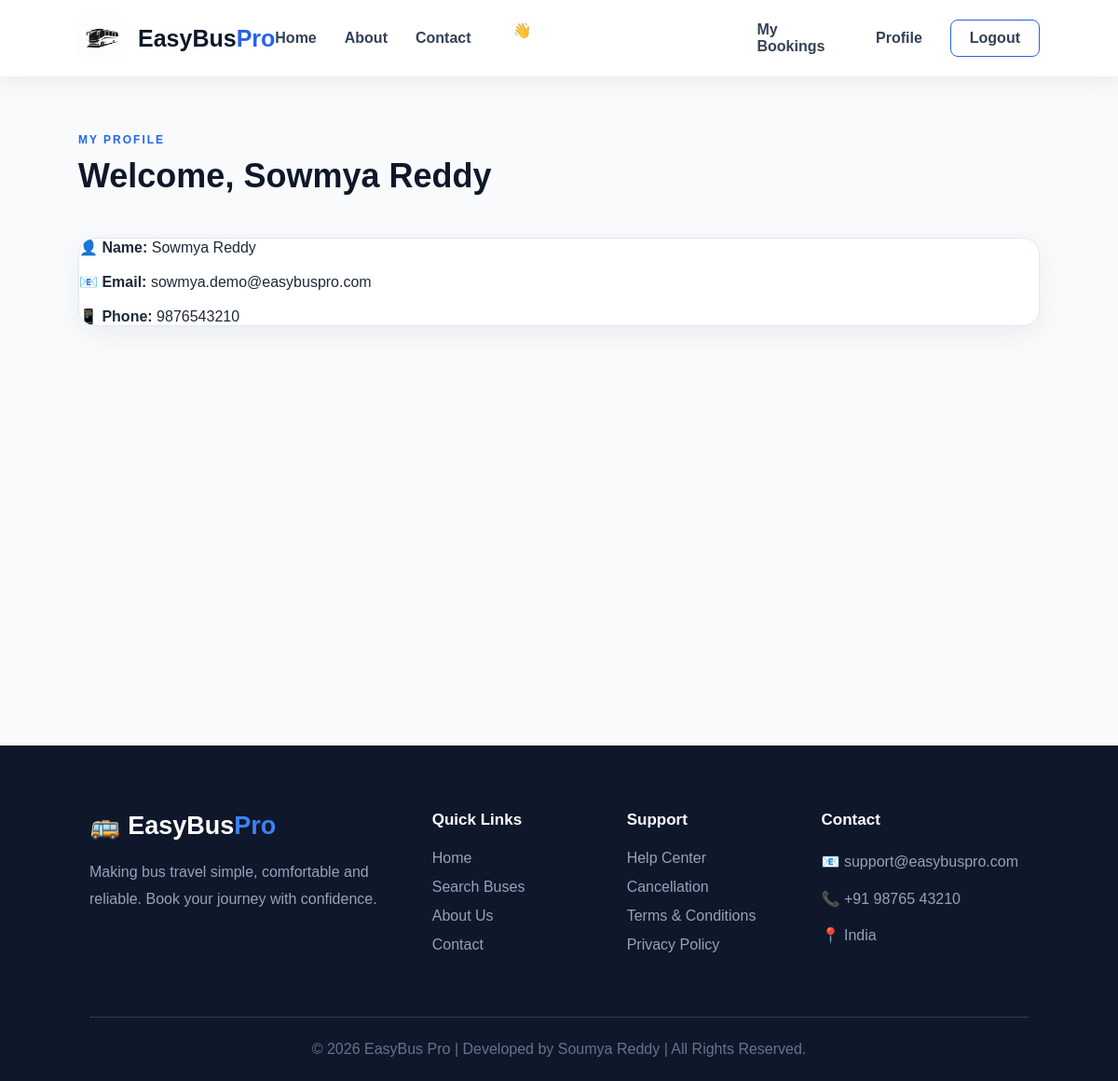
The app's page /profile (signed in) with its own data.
### tables this page shows
CREATE TABLE users (
    id INTEGER PRIMARY KEY AUTOINCREMENT,
    name TEXT NOT NULL,
    email TEXT UNIQUE NOT NULL,
    phone TEXT,
    password TEXT NOT NULL
);

### app.py (the view)
@app.route('/profile')
def profile():
    if "user_id" not in session:
        return redirect('/signin')
    conn = sqlite3.connect("database.db")
    conn.row_factory = sqlite3.Row
    cursor = conn.cursor()
    cursor.execute(
        "SELECT * FROM users WHERE id=?",
        (session["user_id"],)
    )
    user = cursor.fetchone()
    conn.close()
    return render_template(
        "profile.html",
        user=user
    )

### templates/profile.html (shortened to what this page needs)
{% extends "base.html" %}
{% block content %}
<section class="results-page">
    <div class="results-container">
        <div class="results-header">
            <div>
                <span class="results-label">MY PROFILE</span>
                <h1>Welcome, {{ user['name'] }}</h1>
            </div>
        </div>
        <div class="result-bus-card">
            <p><strong>👤 Name:</strong> {{ user['name'] }}</p>
            <br>
            <p><strong>📧 Email:</strong> {{ user['email'] }}</p>
            <br>
            <p><strong>📱 Phone:</strong> {{ user['phone'] }}</p>
        </div>
    </div>
</section>
{% endblock %}

### static/css/style.css (style rules this page uses)
* { margin: 0; padding: 0; box-sizing: border-box; }
body { font-family: Arial, sans-serif; background: #f8fafc; color: #1f2937; }
.results-page { min-height: 100vh; padding: 140px 7% 100px; background: #f8fafc; }
.results-container { max-width: 1250px; margin: auto; }
.results-header { margin-bottom: 35px; display: flex; align-items: center; justify-content: space-between; gap: 25px; }
.results-label { color: #2563eb; font-size: 12px; font-weight: 800; letter-spacing: 2px; }
.results-header h1 { margin: 10px 0; color: #0f172a; font-size: 36px; }
.result-bus-card { margin-bottom: 22px; overflow: hidden; background: white; border: 1px solid #e2e8f0; border-radius: 18px; box-shadow: 0 8px 30px rgba(15, 23, 42, 0.06); transition: 0.3s; }

### records on screen
users: name "Sowmya Reddy", email "sowmya.demo@easybuspro.com", phone "9876543210"
